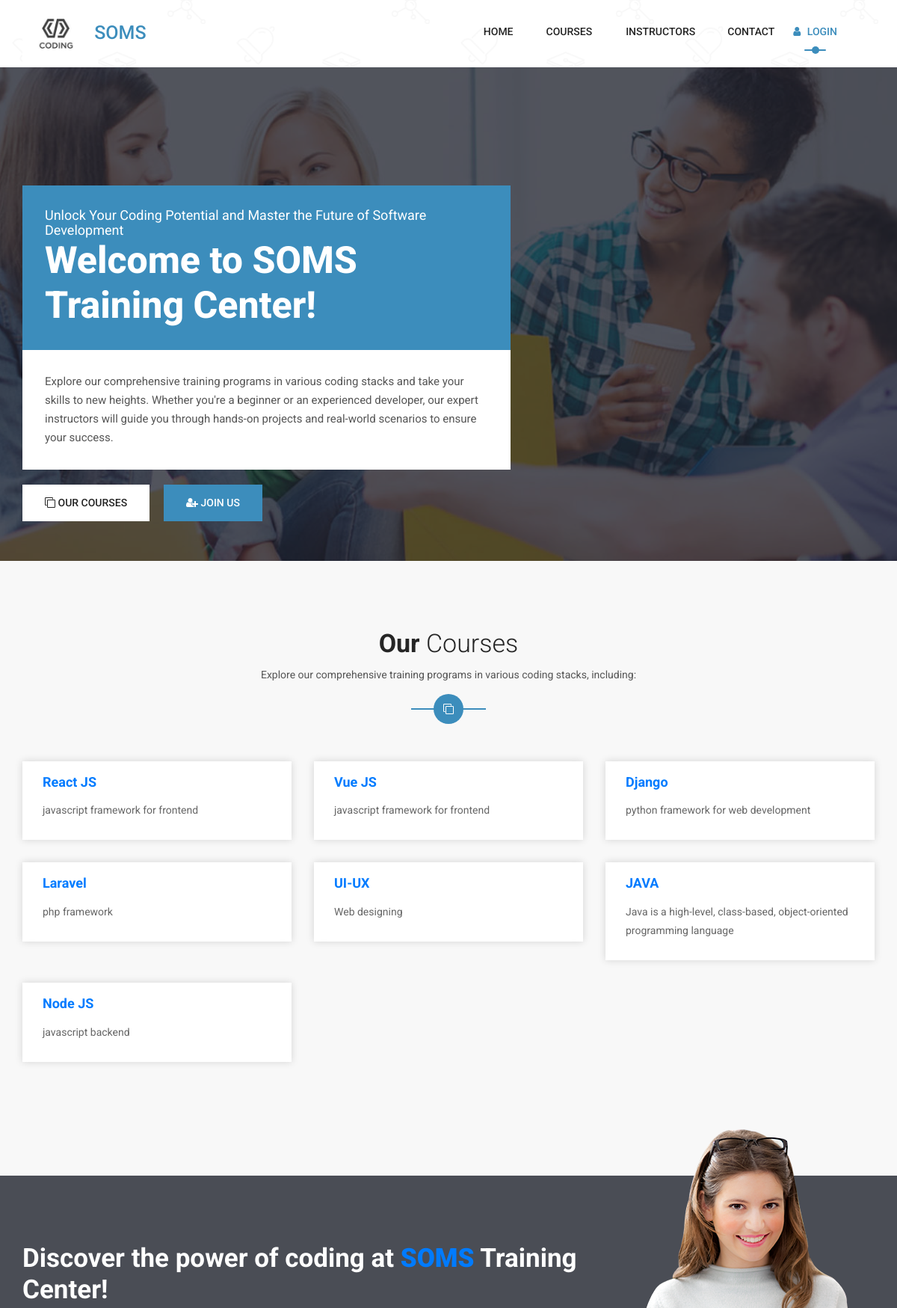
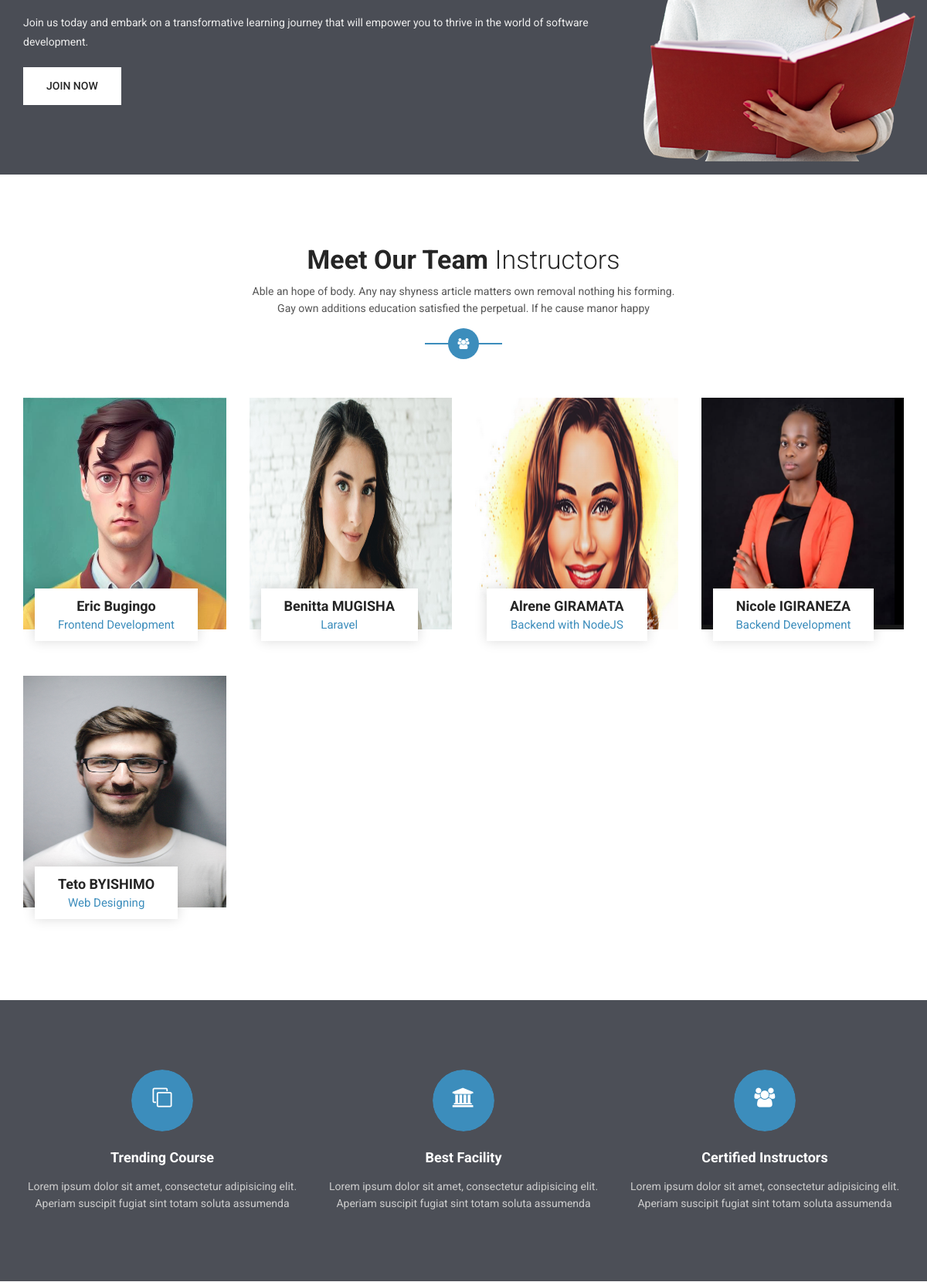
The page / (upper part) on the database its author committed (2 pictures, top to bottom).
### main/models.py (models this page shows, shortened)
class Stack(models.Model):
    name = models.CharField(verbose_name="Stack Name", max_length=100, unique=True)
    description = models.TextField(verbose_name="Description", blank=True)

### account/models.py (models this page shows, shortened)
class Trainer(models.Model):
    user = models.OneToOneField(User, verbose_name="User", related_name="trainers", on_delete=models.CASCADE)
    stack = models.OneToOneField(Stack, verbose_name="Stack belonging", related_name="trainers", on_delete=models.SET_DEFAULT, default=None, blank=True, null=True)
    ssn = models.CharField(verbose_name="SSN", max_length=100, blank=True, null=True)
    profilePicture = models.ImageField(
        verbose_name="Image",
        upload_to="images/profile/",
        validators=[FileExtensionValidator(['png','jpg','jpeg'])],
        blank=True, null=True
    )
    phone1 = PhoneNumberField(verbose_name="Phone 1", blank=True)
    phone2 = PhoneNumberField(verbose_name="Phone 2", blank=True)
    specialization = models.CharField(verbose_name="Specializations", max_length=100, blank=True, null=True)
    locationAddress = models.CharField(verbose_name="Address", max_length=200)
    def image(self):
        return mark_safe('<img src="/../../media/%s" width="70" />' % (self.profilePicture))
    image.allow_tags = True

class User(AbstractUser):
    class Gender(models.TextChoices):
        SELECT = "", "Select Gender"
        MALE = "Male", "Male"
        FEMALE = "Female", "Female"
    first_name = models.CharField(verbose_name="First Name", max_length=50, blank=False)
    last_name = models.CharField(verbose_name="Last Name", max_length=50, blank=False)
    email = models.EmailField(verbose_name="Email", max_length=255, unique=True, blank=False)
    gender = models.CharField(verbose_name="Gender", choices=Gender.choices, default=Gender.SELECT, max_length=10)
    is_manager = models.BooleanField(verbose_name="Is Manager", default=False)
    is_trainer = models.BooleanField(verbose_name="Is Trainer", default=False)
    is_trainee = models.BooleanField(verbose_name="Is Trainee", default=False)
    username = None
    USERNAME_FIELD = 'email'
    REQUIRED_FIELDS = ['first_name', 'last_name']
    objects = UserManager()
    class Meta(AbstractUser.Meta):
        swappable = 'AUTH_USER_MODEL'

### main/views.py (the view)
# urls.py: path('', HomePage, name='home_page'),
def HomePage(request):
    StacksData = Stack.objects.filter()
    TrainersData = Trainer.objects.filter()
    context = {
        'title': 'Welcome to SOMS',
        'courses': StacksData,
        'instructors': TrainersData,
    }
    return render(request, 'home.html', context)

### templates/home.html (shortened to what this page needs)
{% extends "index.html" %}
  {% load static %}
    {% block index_content%}
    <section class="home-slider">
      <div class="slider-active">
        <div class="single-slider overlay">
          <div class="container">
            <div class="row">
              <div class="col-lg-7 col-md-10 col-12">
                <div class="slider-content">
                  <h1 class="slider-title">
                    <span
                      >Unlock Your Coding Potential and Master the Future of
                      Software Development</span
                    >Welcome to SOMS Training Center!
                  </h1>
                  <p class="slider-text">
                    Explore our comprehensive training programs in various
                    coding stacks and take your skills to new heights. Whether
                    you're a beginner or an experienced developer, our expert
                    instructors will guide you through hands-on projects and
                    real-world scenarios to ensure your success.
                  </p>
                  <div class="button">
                    <a href="{% url 'home_page' %}#courses" class="btn white">
                      <i class="fa fa-clone"></i> Our Courses
                    </a>
                    <a href="{% url 'join_page' %}" class="btn white primary">
                      <i class="fa fa-user-plus"></i> Join Us
                    </a>
                  </div>
                </div>
              </div>
            </div>
          </div>
        </div>
      </div>
    </section>
    {% if courses %}
    <section class="courses section" id="courses">
      <div class="container">
        <div class="row">
          <div class="col-lg-6 offset-lg-3 col-12">
            <div class="section-title bg">
              <h2>Our <span>Courses</span></h2>
              <p>
                Explore our comprehensive training programs in various coding
                stacks, including:
              </p>
              <div class="icon"><i class="fa fa-clone"></i></div>
            </div>
          </div>
        </div>
        <div class="row">
          {% for course in courses %}
          <div class="col-lg-4 col-md-6 col-12">
            <div class="single-course">
              <div class="course-body">
                <h4 class="c-title">
                  <a href="course-single.html" class="text-primary"
                    >{{course.name}}</a
                  >
                </h4>
                <p>{{course.description}}</p>
              </div>
            </div>
          </div>
          {% endfor %}
        </div>
      </div>
    </section>
    {% endif %}
    <section class="cta">
      <div
        class="cta-inner overlay section"
        style="background-image: url('{% static 'images/cta-bg.jpg' %}')"
        data-stellar-background-ratio="0.5"
      >
        <div class="container">
          <div class="row">
            <div class="col-lg-8 col-md-8 col-12">
              <div class="text-content">
                <h2>
                  Discover the power of coding at
                  <b class="text-primary">SOMS</b> Training Center!
                </h2>
                <p>
                  Join us today and embark on a transformative learning journey
                  that will empower you to thrive in the world of software
                  development.
                </p>
                <div class="button">
                  <a class="btn white" href="{% url 'join_page' %}">Join Now</a>
                </div>
              </div>
            </div>
            <div class="col-lg-4 col-md-4 col-12">
              <div class="cta-image">
                <img src="{% static 'images/girl-1.png' %}" alt="#" />
              </div>
            </div>
          </div>
        </div>
      </div>
    </section>
    {% if instructors %}
    <section class="teachers archive section" id="instructors">
      <div class="container">
        <div class="row">
          <div class="col-lg-6 offset-lg-3 col-12">
            <div class="section-title bg">
              <h2>Meet Our Team <span>Instructors</span></h2>
              <p>
                Able an hope of body. Any nay shyness article matters own
                removal nothing his forming. Gay own additions education
                satisfied the perpetual. If he cause manor happy
              </p>
              <div class="icon"><i class="fa fa-users"></i></div>
            </div>
          </div>
        </div>
        <div class="row">
          {% for instructor in instructors %}
          <div class="col-lg-3 col-md-6 col-12">
            <div class="single-teacher">
              <div class="teacher-head overlay">
                <img
                  style="min-width: 100% !important; height: 300px !important"
                  src="{{instructor.profilePicture.url}}"
                  alt="{{instructor.user.first_name}}"
                />
              </div>
              <div class="teacher-content">
                <h4>
                  {{instructor.user.first_name}} {{instructor.user.last_name}}
                  <span>{{instructor.specialization}}</span>
                </h4>
              </div>
            </div>
          </div>
          {% endfor %}
        </div>
      </div>
    </section>
    {% endif %}
    <div class="features overlay section" data-stellar-background-ratio="0.5">
      <div class="container">
        <div class="row">
          <div class="col-lg-4 col-md-6 col-12">
            <div class="single-feature">
              <div class="icon-img">
                <i class="fa fa-clone"></i>
              </div>
              <div class="feature-content">
                <h4 class="f-title">Trending Course</h4>
                <p>
                  Lorem ipsum dolor sit amet, consectetur adipisicing elit.
                  Aperiam suscipit fugiat sint totam soluta assumenda
                </p>
              </div>
            </div>
          </div>
          <div class="col-lg-4 col-md-6 col-12">
            <div class="single-feature">
              <div class="icon-img">
                <i class="fa fa-institution"></i>
              </div>
              <div class="feature-content">
                <h4 class="f-title">Best Facility</h4>
                <p>
                  Lorem ipsum dolor sit amet, consectetur adipisicing elit.
                  Aperiam suscipit fugiat sint totam soluta assumenda
                </p>
              </div>
            </div>
          </div>
          <div class="col-lg-4 col-md-6 col-12">
            <div class="single-feature">
              <div class="icon-img">
                <i class="fa fa-users"></i>
              </div>
              <div class="feature-content">
                <h4 class="f-title">Certified Instructors</h4>
                <p>
                  Lorem ipsum dolor sit amet, consectetur adipisicing elit.
                  Aperiam suscipit fugiat sint totam soluta assumenda
                </p>
              </div>
            </div>
          </div>
        </div>
      </div>
    </div>
    {% endblock %}

### templates/index.html (shortened to what this page needs)
<!DOCTYPE html>
<html lang="en">
  {% load static %}
  <head>
    <link
      href="https://cdn.jsdelivr.net/npm/bootstrap@5.3.0/dist/css/bootstrap.min.css"
      rel="stylesheet"
    />
    <link rel="stylesheet" href="{% static 'css/bootstrap.min.css' %}" />
    <link rel="stylesheet" href="{% static 'css/font-awesome.min.css' %}" />
    <link rel="stylesheet" href="{% static 'css/niceselect.css' %}" />
    <link rel="stylesheet" href="{% static 'css/jquery.fancybox.min.css' %}" />
    <link rel="stylesheet" href="{% static 'css/cube-portfolio.min.css' %}" />
    <link rel="stylesheet" href="{% static 'css/owl.carousel.min.css' %}" />
    <link rel="stylesheet" href="{% static 'css/animate.min.css' %}" />
    <link rel="stylesheet" href="{% static 'css/slicknav.min.css' %}" />
    <link rel="stylesheet" href="{% static 'css/magnific-popup.css' %}" />
    <link rel="stylesheet" href="{% static 'css/normalize.css' %}" />
    <link rel="stylesheet" href="{% static 'css/style.css' %}" />
    <link rel="stylesheet" href="{% static 'css/responsive.css' %}" />
    <link rel="stylesheet" href="{% static 'css/colors/color1.css' %}" />
  </head>
  <body>
    <header class="header">
      <div class="header-inner overlay">
        <div class="container">
          <div class="row">
            <div class="col-lg-3 col-md-3 col-12">
              <div class="logo m-0">
                <a href="{% url 'home_page' %}">
                  <img
                    src="{% static 'dist/img/logo.jpg' %}"
                    width="90px"
                    alt="logo"
                  />
                  SOMS
                </a>
              </div>
            </div>
            <div class="col-lg-9 col-md-9 col-12">
              <div class="menu-bar">
                <nav class="navbar navbar-default">
                  <div class="navbar-collapse">
                    <ul id="nav" class="nav menu navbar-nav">
                      <li>
                        <a href="{% url 'home_page' %}">
                          Home
                        </a>
                      </li>
                      <li>
                        <a href="{% url 'home_page' %}#courses">
                          Courses
                        </a>
                      </li>
                      <li>
                        <a href="{% url 'home_page' %}#instructors">
                          Instructors
                        </a>
                      </li>
                      <li>
                        <a href="{% url 'home_page' %}#contact_us">
                          Contact
                        </a>
                      </li>
                      <li class="active">
                        <a href="#"> <i class="fa fa-user"></i> Login </a>
                      </li>
                    </ul>
                  </div>
                </nav>
              </div>
            </div>
          </div>
        </div>
      </div>
    </header>
    {% block index_content%} {% endblock %}
  </body>
</html>

### assets/css/colors/color1.css (style rules this page uses)
.topbar .single-widget::before, .topbar .single-widget p i, .topbar .social li:hover a, .topbar .login-register li a i, .header .logo a, .header .nav li:hover a, .header .nav li.active a, .header .nav li .dropdown li:hover a, .header .nav li .dropdown li .dropdown.submenu li:hover a, .home-slider .owl-carousel .owl-nav div:hover, .course-search .form-group i, .courses .course-body .c-title:hover a, .courses .rattings li, .courses .course-info span:hover, .features .single-feature:hover .f-title, .register-today .cdown span, .register-today .form-group i, .register-today .nice-select i, .register-today .nice-select:hover, .fun-facts .icon, .teachers .social li a:hover, .teachers .teacher-content h4 span, .events .single-event:hover .event-title a, .events .entry-date-time i, .single-events .owl-carousel .owl-nav div:hover, .cta .text-content h2 span, .latest-news .news-title a:hover, .latest-news .news-title a:hover, .latest-news .news-meta span a:hover, .latest-news .news-meta span a i, .courses.single .owl-carousel .owl-nav div:hover, .courses.single .c-title a:hover, .courses.single .single-info i, .courses.single .teacher-content h4 span, .course-sidebar .course-price p, .course-sidebar .single-feature .value, .news-single .news-title a:hover, .news-single .meta span i, .news-single .form-group i, .main-sidebar .single-sidebar ul li a:hover, .main-sidebar .single-sidebar.s-course h4 a:hover, .main-sidebar .single-sidebar.s-course .meta span i, .main-sidebar .news-info a:hover, .main-sidebar .news-info span i, .main-sidebar .subscribe button:hover, .about-us .about-title span, .skill-main .circle strong span, .error-page .error-inner h2 span, .error-page .social li a:hover, .contact .form-head .form-group i, .contact .contact-info:hover .icon i, .breadcrumbs ul li a:hover, .pricing .single-table:hover .bg-icon i, .footer .list li a:hover, .footer .copyright a { color: #3c8dbc; }
.header .nav li a::before, .header .nav li a::after, .header .search-form button, .home-slider .slider-title, .home-slider .owl-carousel .owl-nav div, .course-search .list li:hover, .courses .teacher-info .title, .courses .price, .courses .owl-controls .owl-nav div:hover, .features .icon-img:before, .image-gallery #gallery-menu li.active, .image-gallery #gallery-menu li:hover, .image-gallery .gallery-nav li.active .cbp-filter-counter, .image-gallery .gallery-nav li:hover .cbp-filter-counter, .register-today .list li:hover, .fun-facts .single-fact:hover .icon, .teachers .social, .teachers .teacher-content:hover, .teachers .owl-controls .owl-nav div:hover, .testimonials .owl-controls .owl-dot.active span, .testimonials .owl-controls .owl-dot:hover span, .testimonials .video-box.overlay::before, .events .event-date, .single-events .social li:hover a, .single-events .project-info .single-info b, .latest-news .owl-controls .owl-nav div:hover, .courses.single .nav-tabs li a.active, .courses.single .nav-tabs li a:hover, .courses.single .course-required li:hover span, .courses.single .social li a:hover, .course-sidebar .course-feature h4::before, .news-single blockquote::before, .news-single .prev-next li a:hover, .news-single .single-comments a, .news-single .form-group .button, .main-sidebar .widget-title:before, .main-sidebar .widget-title i, .main-sidebar .subscribe:before, .main-sidebar .tags ul li a:hover, .about-us .btn.video-popup:hover, .faqs .panel.active .faq-title a, .contact .contact-info .icon i, .clients, .clients::before, #scrollUp, #scrollUp:hover, .breadcrumbs ul li.active a, .pricing .bg-icon i, .footer .social li:hover a, .footer .social li.active a, .footer .opening-times .list li .value.off, .footer .newsletter .button { background: #3c8dbc; }

### rows shown on the page
Stack: name "React JS", description "javascript framework for frontend"
Stack: name "Vue JS", description "javascript framework for frontend"
Stack: name "Django", description "python framework for web development"
Stack: name "Laravel", description "php framework"
Stack: name "UI-UX", description "Web designing"
Stack: name "JAVA", description "Java is a high-level, class-based, object-oriented programming language"
Stack: name "Node JS", description "javascript backend"
Trainer: profilePicture (picture), user.first_name "Eric", user.last_name "Bugingo", specialization "Frontend Development"
Trainer: profilePicture (picture), user.first_name "Benitta", user.last_name "MUGISHA", specialization "Laravel"
Trainer: profilePicture (picture), user.first_name "Alrene", user.last_name "GIRAMATA", specialization "Backend with NodeJS"
Trainer: profilePicture (picture), user.first_name "Nicole", user.last_name "IGIRANEZA", specialization "Backend Development"
Trainer: profilePicture (picture), user.first_name "Teto", user.last_name "BYISHIMO", specialization "Web Designing"
